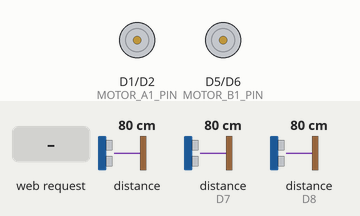
Recording of a sketch running on a simulated ESP8266 (NodeMCU). Parts: motor-driver pin pairs drawn as motors (green arrow = first pin HIGH = forward, orange = second pin HIGH = backward, longer = more drive). The inputs (shaded band) are chosen by the test bench; at power-on: distance to the obstacle 80 cm, distance to the obstacle (sensors on D7, D8) 80 cm. The echo pulse lasts 58.3 µs per cm; WiFi joins after 1.5 s; servers stay silent unless stated; what the sketch prints to the serial monitor is not drawn.

Above: at 2.7 s.
2.8 s: HTTP request GET /tesla received
At 3.12 s:
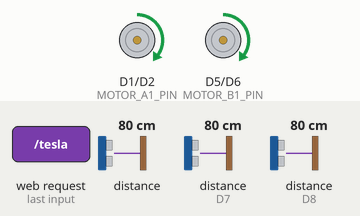
5.8 s: distance to the obstacle (sensor 0) set to 33 cm
8.8 s: distance to the obstacle (sensor 0) set to 28 cm
At 9.12 s:
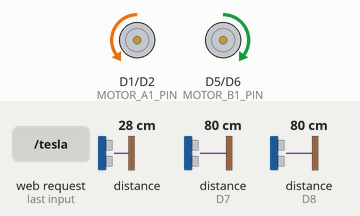
11.8 s: HTTP request GET /up received
At 12.72 s:
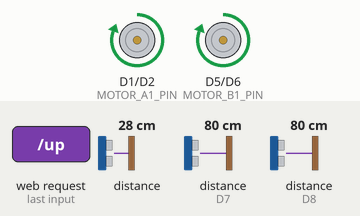
14.8 s: HTTP request GET /back received
At 15.76 s:
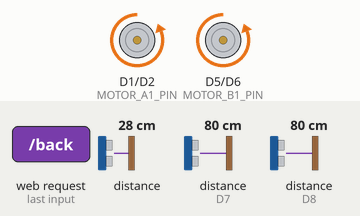
17.8 s: HTTP request GET /left received
Timing chart, 0 to 21.8 s (numbered marks = the images above; inputs shaded):
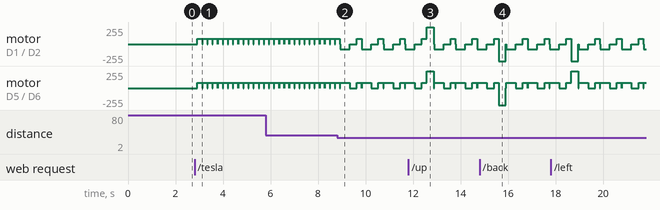

Measured:
- the behaviour switches between 31 and 30 cm on distance to the obstacle (sensor 0) (found by bisection; images 1 and 2)
- after the input at 2.8 s, motor on D1 (MOTOR_A1_PIN) / D2 (MOTOR_A2_PIN), motor on D5 (MOTOR_B1_PIN) / D6 (MOTOR_B2_PIN): alternates forward 80/255 for 0.20 s and stopped for 0.02 s, starting after 0.12 s

The sketch:

RoboWebServer.ino
```cpp
// Include WiFi libs
#include <ESP8266WiFi.h>
#include <ESP8266mDNS.h>
#include "website.h"

// Add your wifi credentials here
const char* ssid     = "iPhone Alex";
const char* password = "hpistgeil";


// Webserver on port 80 (standard http port)
WiFiServer server(80);


// Variable to store incoiming http request
String request;


// Name of the device (can be used as DNS query in browser)
#define DEVICE_NAME "HWPRobo"


// Pins of motor
#define MOTOR_A1_PIN D1
#define MOTOR_A2_PIN D2
#define MOTOR_B1_PIN D5
#define MOTOR_B2_PIN D6
const uint8_t motorPins[] = {MOTOR_A1_PIN, MOTOR_A2_PIN, MOTOR_B1_PIN, MOTOR_B2_PIN};


// Us pins
#define US1_PIN D8
#define US2_PIN D7
#define US3_PIN D3
const uint8_t usPins[] = {US1_PIN, US2_PIN, US3_PIN};


bool teslaMode = false;


void setup() {
  // Init serial
  Serial.begin(115200);

  // Init motor pins as output
  for (size_t i = 0; i < sizeof(motorPins)/sizeof(motorPins[0]); i++) {
    pinMode(motorPins[i], OUTPUT);
    digitalWrite(motorPins[i], LOW);
  }

  // Comment if you want that the ESP creates an AP
  // Connect to wifi
  Serial.print("Connecting to ");
  Serial.println(ssid);
  WiFi.begin(ssid, password);
  while (WiFi.status() != WL_CONNECTED) {
    delay(500);
    Serial.print(".");
  }
  // Die IP vom Webserver auf dem seriellen Monitor ausgeben
  Serial.println("");
  Serial.println("WiFi connected.");
  Serial.println("IP Adress: ");
  Serial.println(WiFi.localIP());

  // Uncomment if you want that the ESP creates an AP

  // You can remove the password parameter if you want the AP to be open.
  /*
  WiFi.softAP(ssid, password);
  IPAddress myIP = WiFi.softAPIP();
  Serial.print("AP IP address: ");
  Serial.println(myIP);
  */

  // mDNS name resolving
  if (MDNS.begin(DEVICE_NAME)) {
    Serial.println("MDNS started");
  } else {
    Serial.println("Error starting MDNS");
  }

  // Start webserver
  server.begin();
}


void loop() {
  // Handle clients
  handleClient();
  // Update MDNS
  MDNS.update();

  // Motor A forward
  //void setMotor(bool forward, uint16_t speed, bool motorA) {


if (teslaMode) {
    float d1 = measureDistance(US1_PIN);  // Left sensor
    float d2 = measureDistance(US2_PIN);  // Center sensor
    float d3 = measureDistance(US3_PIN);  // Right sensor

    // Check if any sensor sees an obstacle within 30 cm
    if ((d1 > 0 && d1 < 0.30) ||
        (d2 > 0 && d2 < 0.30) ||
        (d3 > 0 && d3 < 0.30)) {

      turn(false, 400, 80);     // Turn right
      delay(300);
      drive(true, 200, 80);     // Move forward
    } else {
      drive(true, 200, 80);     // Clear path, go forward
    }
  } else {
    drive(true, 200, 0);        // Stop mode
  }
}


void handleClient() {
  // Check if a client has connected
  WiFiClient client = server.available();
  if (!client)  {
    return;
  }
  // Read the first line of the request (we just need this line)
  request = client.readStringUntil('\r');

  // Print request to serial
  Serial.print("request: ");
  Serial.println(request);

  // print header message
  client.println(header);
  // Check for corresponding get message
  if (request.indexOf("GET /pollUS") >= 0) {
    // Serial.println("Polling");
    float us1 = measureDistance(US1_PIN);
    float us2 = measureDistance(US2_PIN);
    float us3 = measureDistance(US3_PIN);

    // Send US data to website
    client.printf("{\"US1\":%.2f, \"US2\":%.2f, \"US3\":%.2f}", us1, us2, us3);

  }

  // Insert code to make the d-pad control working
  // Start by pressing the buttons of the d pad and watch the serial console to see how the get requests look.

  else if (request.indexOf("GET /up") >= 0) {

    drive(true, 300, 512);
  }
  else if (request.indexOf("GET /back") >= 0) {

    drive(false, 300, 512);
  }
  else if (request.indexOf("GET /left") >= 0) {

    turn(false, 300, 512);
  }
  else if (request.indexOf("GET /right") >= 0) {

    turn(true, 300, 512);
  }

  else if (request.indexOf("GET /tesla") >= 0) {
  teslaMode = !teslaMode;
  client.println("HTTP/1.1 200 OK");
  client.println("Content-Type: text/plain");
  client.println();
  client.println(teslaMode ? "Tesla ON" : "Tesla OFF");

  // Serve initial Website
  } else {
    // Finish HTTP-Request with a newline (thats cruical)
    client.flush();
    client.println(page);
    client.println();
  }
}


float measureDistance(uint8_t pin) {
  long duration;
  float   distance;

  // Trigger-Puls senden
  pinMode(pin, OUTPUT);
  digitalWrite(pin, LOW);
  delayMicroseconds(5);
  digitalWrite(pin, HIGH);
  delayMicroseconds(10);
  digitalWrite(pin, LOW);

  // Pin auf Input stellen, um Echo zu empfangen
  pinMode(pin, INPUT);
  duration = pulseIn(pin, HIGH, 30000);  // Timeout nach 30 ms

  if (duration == 0) {
    return -1.0;  // Kein Hindernis erkannt
  }

  // Umrechnung von Mikrosekunden in Meter
  // Distance = (Speed of Sound × Time) / 2 x 100
  // speed of Sound = 343m/s so in mirco seconds will be 0.0343 then we get at the end (duration(which is time) x 0.0343 / 2 x 100), which equals the formula at the end
  distance = duration * 0.0001715;

  // if(pin == 0){
  //   Serial.println(String(pin) + " Duration: " +  String(duration));
  // }

  return distance;
}


void drive(bool left, uint16_t time, uint16_t speed) {
  left = !left;

  setMotor(left, speed, true);   // Motor A
  setMotor(!left, speed, false);  // Motor B

  delay(time);

  // Stop both motors
  setMotor(true, 0, true);
  setMotor(true, 0, false);
}


void turn(bool forward, uint16_t time, uint16_t speed) {
  forward = !forward;

  setMotor(forward, speed, true);   // Motor A
  setMotor(forward, speed, false);  // Motor B

  delay(time);

  // Stop both motors
  setMotor(true, 0, true);
  setMotor(true, 0, false);
}


void setMotor(bool forward, uint16_t speed, bool motorA) {
  int8_t Motor1 = MOTOR_A1_PIN;
  int8_t Motor2 = MOTOR_A2_PIN;
  uint16_t speedReverse = 0;

  if (!motorA){
    Motor1 = MOTOR_B1_PIN;
    Motor2 = MOTOR_B2_PIN;
    speedReverse = speed;
    speed = 0;
  }

  if (forward) {
    analogWrite(Motor1, speedReverse);
    analogWrite(Motor2, speed);
  } else {
    analogWrite(Motor1, speed);
    analogWrite(Motor2, speedReverse);
  }
}
```

website.h
```cpp
const char header[] = R"=====(HTTP/1.1 200 OK
Content-type:text/html
\r\n\r\n
)=====";

const char page[] = R"=====(
<head><meta name="viewport" content="width=device-width, initial-scale=1">
    <style>
        .directional-buttons {
        width: 16rem;
        height: 16rem;
        display: grid;
        grid-gap: 0.5rem;
        grid-template-columns: 45fr 60fr 45fr;
        grid-template-rows: 45fr 60fr 45fr;
        grid-template-areas: "....  up  ....."
                            "left  ..  right"
                            ".... down .....";
        }

        .direction-button {
          color: rgb(55, 50, 50);
          background: currentcolor;
          border: none;
          position: relative;
        }

        .direction-button:before {
          display: block;
          content: "";
          position: absolute;
          width: 4.25rem;
          height: 4.25rem;
          transform: rotate(45deg);
          background: currentcolor;
        }

        .direction-button:after {
          display: block;
          content: "";
          position: absolute;
          border: 2rem solid transparent;
          color: rgba(255, 250, 250, 0.6);
        }

        .direction-button:hover {
          color: rgb(85,55,55);
        }

        .up {
          grid-area: up;
          border-radius: 0.5rem 0.5rem 0 0;
        }
        .up:before {
          left: calc(50% - 2.125rem);
          bottom: -2.125rem;
        }
        .up:after {
          border-bottom-color: currentcolor;
          left: calc(50% - 2rem);
          top: -1rem;
        }

        .left {
          grid-area: left;
          border-radius: 0.5rem 0 0 0.5rem;
        }
        .left:before {
          right: -2.125rem;
          top: calc(50% - 2.125rem);
        }
        .left:after {
          border-right-color: currentcolor;
          top: calc(50% - 2rem);
          left: -1rem;
        }

        .right {
          grid-area: right;
          border-radius: 0 0.5rem 0.5rem 0;
        }
        .right:before {
          left: -2.125rem;
          top: calc(50% - 2.125rem);
        }
        .right:after {
          border-left-color: currentcolor;
          top: calc(50% - 2rem);
          right: -1rem;
        }

        .down {
          grid-area: down;
          border-radius: 0 0 0.5rem 0.5rem;
        }
        .down:before {
          left: calc(50% - 2.125rem);
          top: -2.125rem;
        }
        .down:after {
          border-top-color: currentcolor;
          left: calc(50% - 2rem);
          bottom: -1rem;
        }

        .us-bar {
          width: 100%;
          background-color: #e0e0e0;
          padding: 3px;
          border-radius: 3px;
          box-shadow: inset 0 1px 3px rgba(0, 0, 0, .2);
        }
        .us-bar-fill {
          display: block;
          height: 22px;
          background-color: #659cef;
          border-radius: 3px;
          transition: width 500ms ease-in-out;
        }
        .headline{
          font-size: xx-large;
          display: flex;
          align-items: center;
          justify-content: center;
          margin: 1em;
        }
        .container {
          display: flex;
          align-items: center;
          justify-content: center;
        }
        html {
          width: 100%;
          height: 100%;
          display: flex;
          align-items: center;
          justify-content: center;
          background: darkgrey;
        }
    </style>
</head>
<script>
    function gamepad(sender) {
        var theID = sender.id;
        var ajaxRequest = new XMLHttpRequest();
        ajaxRequest.open("GET", theID, true);
        ajaxRequest.onreadystatechange = function() {
          if(ajaxRequest.readyState == 4 && ajaxRequest.status == 200) {
              var ajaxResult = ajaxRequest.responseText;
          }
        }
        ajaxRequest.send();
    }

    var intervalId = window.setInterval(function(){
        var ajaxRequest = new XMLHttpRequest();
        ajaxRequest.open("GET", "pollUS", true);
        ajaxRequest.onreadystatechange = function() {
            if(ajaxRequest.readyState == 4 && ajaxRequest.status == 200) {
                var ajaxResult = ajaxRequest.responseText;
                const obj = JSON.parse(ajaxResult);
                for (var i = 0; i < 3; i++) {
                  var us = Math.min(1.0, obj["US"+(i+1)]/2.0)*100;
                  if (us < 0) us = 100;
                  document.getElementById("us" + (i+1)).setAttribute("style","width:" + us + "%");
                }
                console.log(ajaxResult);
            }
        }
        ajaxRequest.send();
    /// call your function here
    }, 200);

</script>
<body>
    <div class="headline">Hardware Praktikum SS25</div>
    <div class="container">
        <div class="directional-buttons">
            <button class="direction-button up" id='up' onclick='gamepad(this)'>
            </button>
            <button class="direction-button left" id='left' onclick='gamepad(this)'>
            </button>
            <button class="direction-button right" id='right' onclick='gamepad(this)'>
            </button>
            <button class="direction-button down" id='back' onclick='gamepad(this)'>
            </button>
        </div>
    </div>

    <div class="container" style="margin-top: 30px;">
    <button id="tesla" onclick="gamepad(this)" style="font-size: x-large; padding: 1em; border-radius: 10px;">
        Tesla Mode
    </button>
    </div>

    <div class="container" style="margin-top: 30px">
        <span style="margin-right: 10px;">US1:</span>
        <div class="us-bar">
            <span class="us-bar-fill" id='us1' style="width: 70%;"></span>
        </div>
    </div>
    <div class="container" style="margin-top: 10px">
        <span style="margin-right: 10px;">US2:</span>
        <div class="us-bar">
            <span class="us-bar-fill" id='us2' style="width: 70%;"></span>
        </div>
    </div>
    <div class="container" style="margin-top: 10px">
        <span style="margin-right: 10px;">US3:</span>
        <div class="us-bar">
            <span class="us-bar-fill" id='us3' style="width: 70%;"></span>
        </div>
    </div>
</body>
</html>)=====";
```
